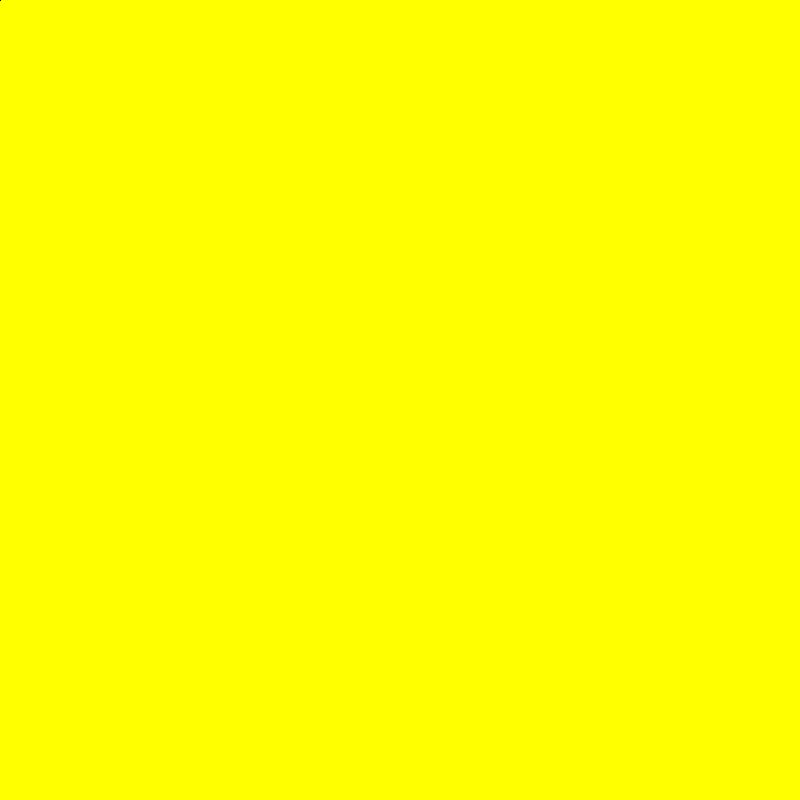
Frame 1 (no input)
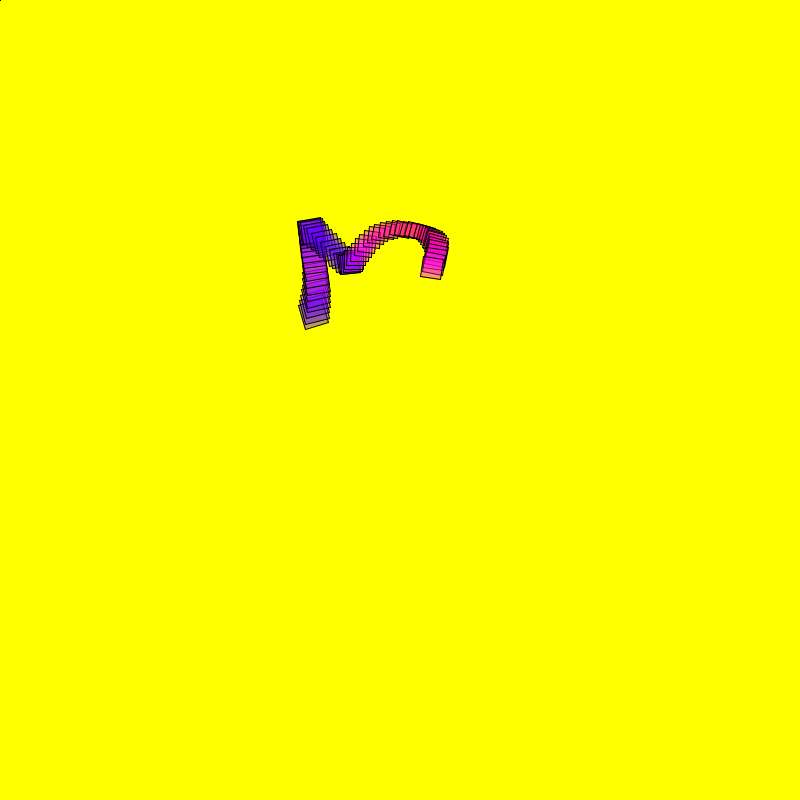
Frame 60 (the mouse pressed at the canvas centre just before this capture)
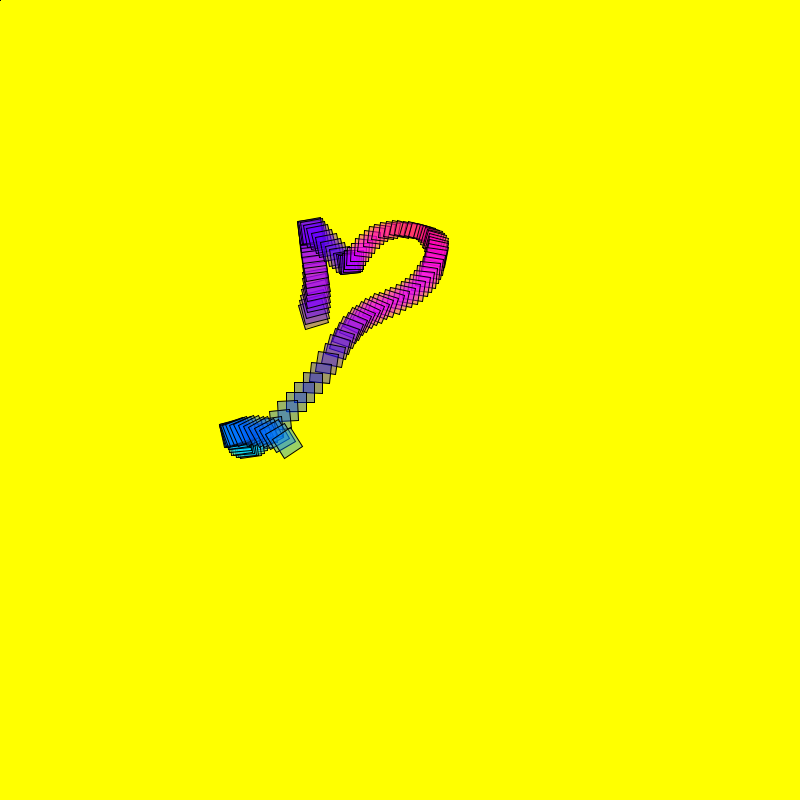
Frame 120 (the mouse held since frame 60 and released just before this capture)

The Processing sketch that drew these frames (run headless with seeded random() and noise(); from frame 60 on, the mouse is pressed at the canvas centre):

// Processing sketch: rainbow_dragon
// ── rainbow_dragon.pde
Brush brush;
void setup(){
  size(800,800);
  background(255,255,0);
  colorMode(HSB);
  brush=new Brush();
}
void draw() {
  brush.draw();
  brush.update();
}


class Brush{
  PVector location;
  float angle;
  float hu;
  float size;
  float seedX,seedY,seedAngle,seedHu,seedSize;
  
  Brush(){
    seedX=random(10);
    seedY=random(10);
    seedAngle=random(10);
    seedHu=random(10);
    seedSize=random(10);
    location=new PVector();
  }
  
  void draw(){
    pushMatrix();
    fill(hu,360,360,100);
    translate(location.x,location.y);
    rotate(angle);
    rect(0,0,size,size);
    popMatrix();
  }
  
  void update(){
    location.x=map(noise(seedX),0,1,0,width);
    location.y=map(noise(seedY),0,1,0,height);
    angle=map(noise(seedAngle),0,1,0,TWO_PI);
    hu=map(noise(seedAngle,seedSize),0,1,0,360);
    size=map(noise(seedSize),0,1,0,100);
    seedX+=0.01;
    seedY+=0.01;
    seedAngle+=0.01;
    seedHu+=0.01;
    seedSize+=0.01;
  }
}
